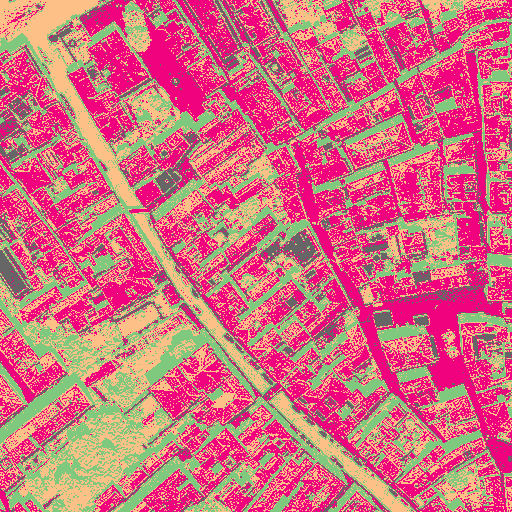
#> input picture image segmentation/mlt.png, 512 x 512 px
$ python split_all_colors_of_img.py
#> lines starting #> are read from the running program, lines starting #| are printed output that depends on the picture; after the words box and inside, x2 and y2 are one past the last pixel; in counts of white or black regions, pixels touching at a corner belong together
import cv2
import numpy as np
import matplotlib.pyplot as plt

# Load the image
image_path = "mlt.png"  # Replace with the path to your image
image = cv2.imread(image_path)
#> image is the input picture: shape (512, 512, 3); mean B, G, R 127.1, 109.3, 208.5

# Convert the image from BGR to RGB (OpenCV uses BGR by default)
image_rgb = cv2.cvtColor(image, cv2.COLOR_BGR2RGB)

# Get unique colors in the image
unique_colors = np.unique(image_rgb.reshape(-1, image_rgb.shape[2]), axis=0)
#> unique_colors = [[102, 102, 102], [127, 201, 127], [240, 2, 127], [253, 192, 134]]

# Display each color individually in larger size
for i, color in enumerate(unique_colors) :
    # Create a mask for the current color
    mask = np.all(image_rgb == color, axis=-1)

    # Create an image with only the current color
    color_image = np.zeros_like(image_rgb)
    color_image[mask] = color

    # Display the color image
    plt.figure(figsize=(5, 5))  # Set the figure size for each color image
    plt.imshow(color_image)
    plt.title(f"Color {i + 1}")
    plt.axis('off')
    plt.show()
#> this loop made 4 passes
#> pass 1, `mask = np.all(image_rgb == color, axis=-1)`:
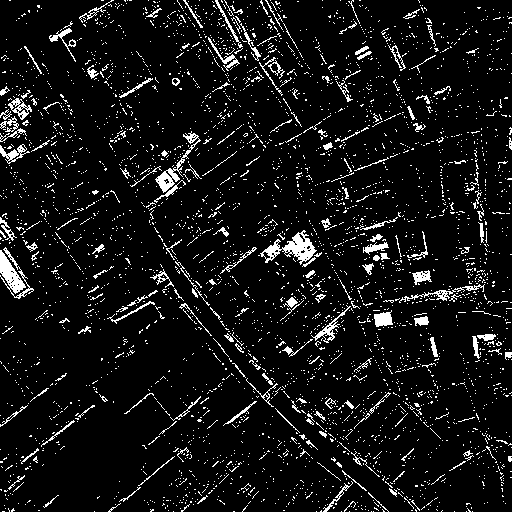
#> mask: shape (512, 512) bool; 7.7% white in thin lines or dots
#> pass 2, `mask = np.all(image_rgb == color, axis=-1)`:
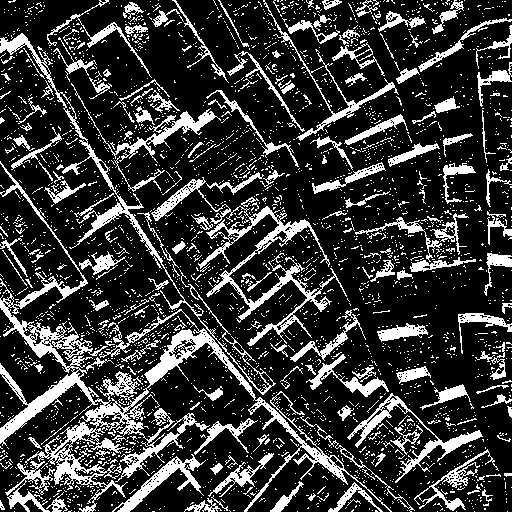
#> mask: shape (512, 512) bool; 21.8% white; 3241 white regions (3042 under 20 px), largest, box (x1, y1, x2, y2) and area: (0, 161, 392, 512) 12586, (151, 177, 347, 346) 3939, (0, 33, 276, 395) 2849
#> pass 2, `plt.show()`:
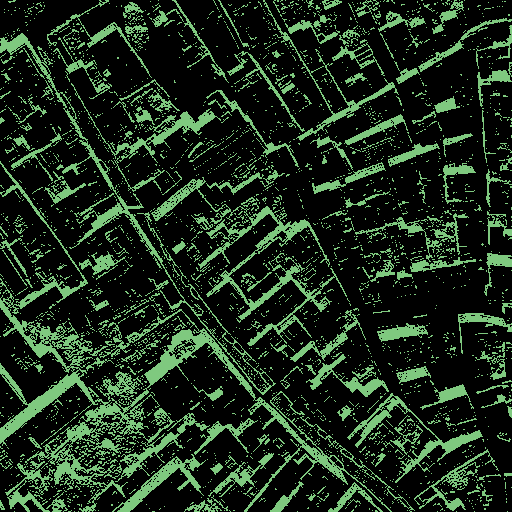
#> shown: shape (512, 512, 3); mean R, G, B 27.7, 43.9, 27.7
#> pass 3, `mask = np.all(image_rgb == color, axis=-1)`:
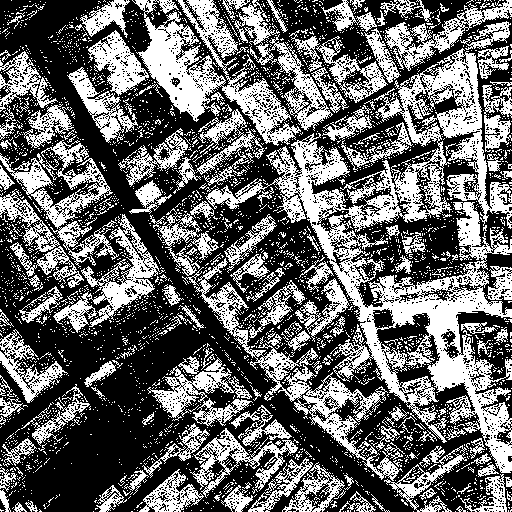
#> mask: shape (512, 512) bool; 40.9% white; 3381 white regions (3199 under 20 px), largest, box (x1, y1, x2, y2) and area: (205, 48, 512, 473) 29194, (132, 0, 301, 146) 7903, (194, 258, 405, 481) 5288
#> after the loop:
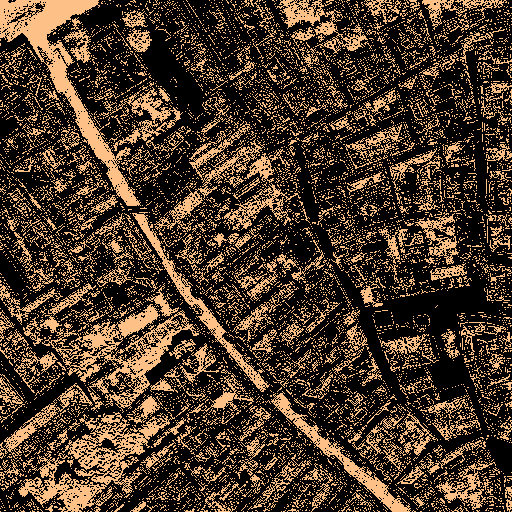
#> color_image: shape (512, 512, 3); mean R, G, B 74.8, 56.8, 39.6
